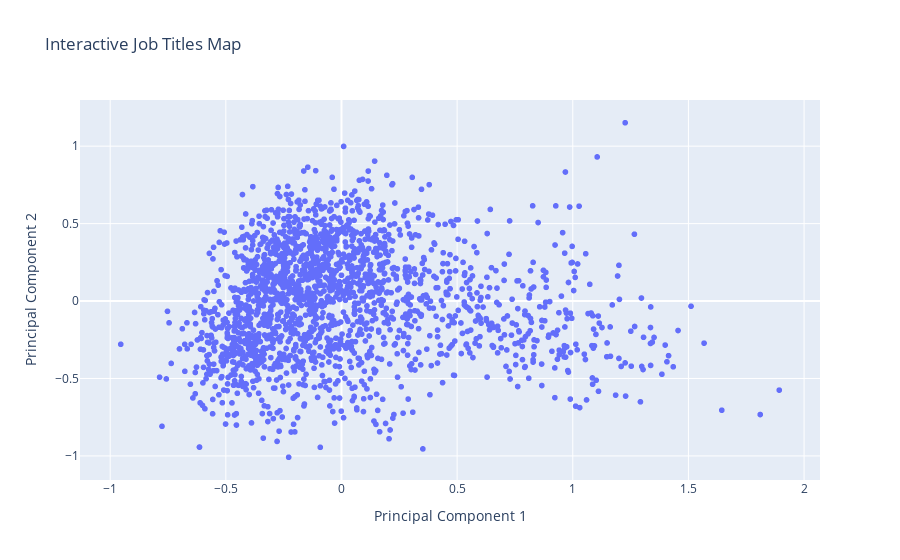

Notebook code for this chart:
### Code cell
import plotly.express as px

fig = px.scatter(job_df, x='pc1', y='pc2', hover_name='job_title_clean',
                 title='Interactive Map of Job Titles',
                 labels={'pc1': 'Principal Component 1', 'pc2': 'Principal Component 2'})

# Update layout to improve the appearance
fig.update_layout(title='Interactive Job Titles Map',
                  xaxis_title='Principal Component 1',
                  yaxis_title='Principal Component 2',
                  hovermode='closest')

# Show the plot
fig.show()

### Figure 1 — Plotly figure (JSON) as saved in the notebook; plotly's stock layout.template omitted (floating-point values rounded to 4 significant figures; data arrays with more than 128 entries replaced by an {"elided": "..."} marker saying what was removed)
{"data": [{"hovertemplate": "<b>%{hovertext}</b><br><br>Principal Component 1=%{x}<br>Principal Component 2=%{y}<extra></extra>", "hovertext": {"elided": "1965 str values"}, "legendgroup": "", "marker": {"color": "#636efa", "symbol": "circle"}, "mode": "markers", "name": "", "showlegend": false, "type": "scattergl", "x": {"elided": "1965 float values"}, "xaxis": "x", "y": {"elided": "1965 float values"}, "yaxis": "y"}], "layout": {"hovermode": "closest", "legend": {"tracegroupgap": 0}, "title": {"text": "Interactive Job Titles Map"}, "xaxis": {"anchor": "y", "domain": [0, 1], "title": {"text": "Principal Component 1"}}, "yaxis": {"anchor": "x", "domain": [0, 1], "title": {"text": "Principal Component 2"}}}}
